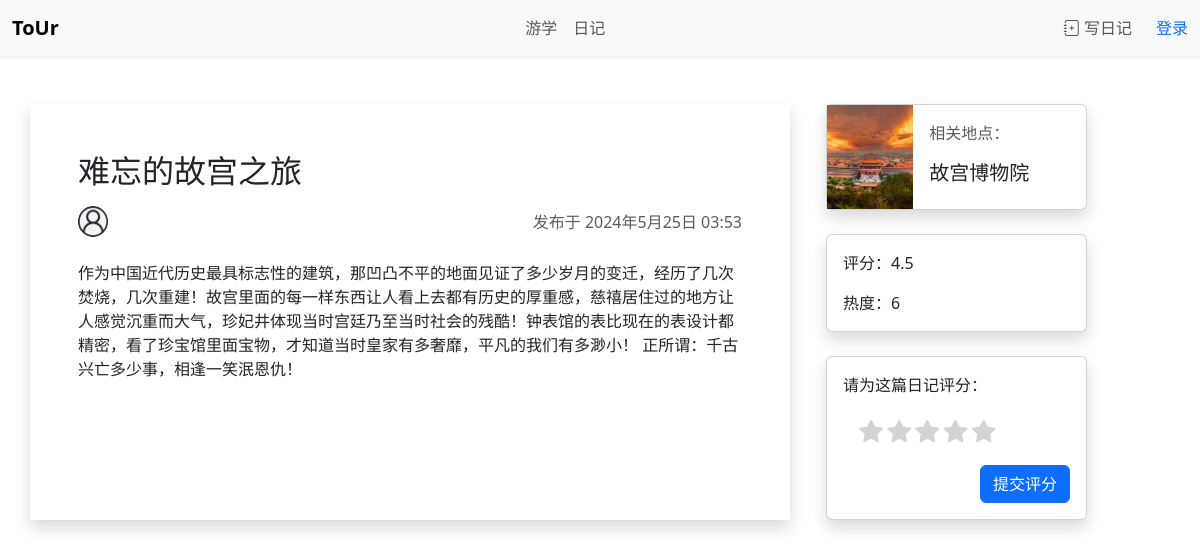
The page /diary/1/ on the database as committed earlier.
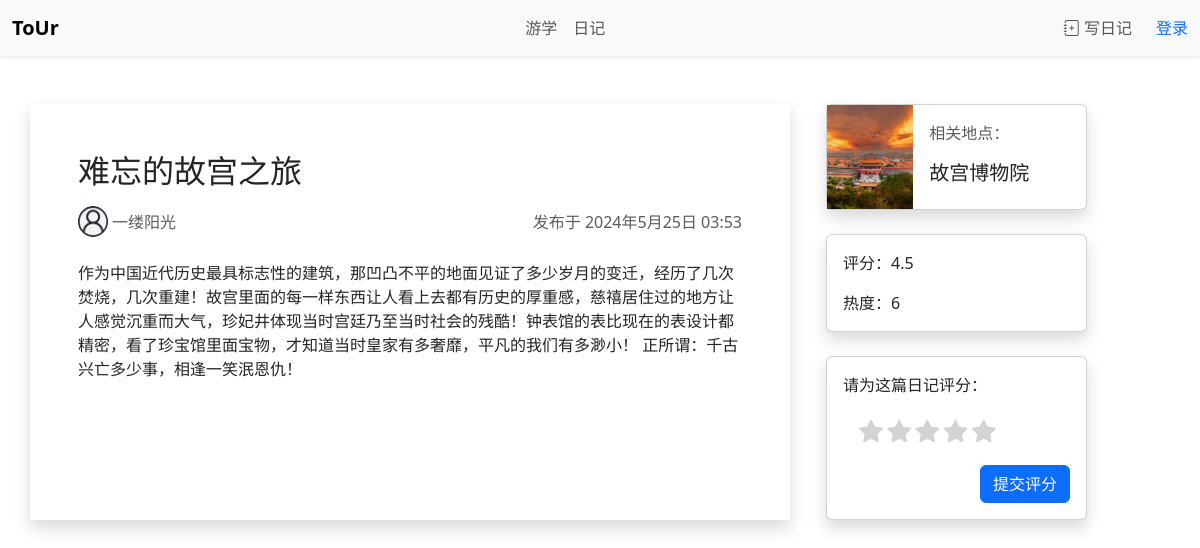
The same page on the database as committed later.
### diary/models.py (models this page shows, shortened)
class Diary(models.Model):
    author = models.ForeignKey(User, on_delete=models.SET_NULL, null=True)
    pub_time = models.DateTimeField(default=timezone.now, blank=True)
    title = models.CharField(max_length=100)
    content = models.TextField()
    popularity = models.IntegerField(default=0, blank=True)
    rating = models.DecimalField(max_digits=2, decimal_places=1, default=0, blank=True, validators=[
            MinValueValidator(0, message="Rating must be at least 0"),
            MaxValueValidator(5, message="Rating cannot be greater than 5"),
        ])
    location = models.ForeignKey(Destination, on_delete=models.PROTECT)

### travel/models.py (models this page shows, shortened)
class Destination(models.Model):
    name = models.CharField(max_length=50, unique=True)
    type = models.CharField(max_length=1, choices={('s', '景区'), ('u','学校')}, default='s')
    province = models.CharField(max_length=15)
    city = models.CharField(max_length=15)
    description = models.TextField(blank=True)
    image = models.ImageField(upload_to=dest_pic_path, blank=True, null=True)
    popularity = models.IntegerField(default=0, blank=True)
    rating = models.DecimalField(max_digits=2, decimal_places=1, default=0, blank=True, validators=[
            MinValueValidator(0, message="Rating must be at least 0"),
            MaxValueValidator(5, message="Rating cannot be greater than 5"),
        ])
    tags = models.ManyToManyField(Category)
    mapjson = models.TextField(default='{}', help_text="请粘贴地图的json文字") # 存储地图的json文件

### account/models.py (models this page shows, shortened)
class CustomUser(AbstractUser):
    interests = models.ManyToManyField(Category)
    avatar = models.ImageField(upload_to=user_avatar_path, blank=True, null=True)

### diary/views.py (the view)
# urls.py: path("<int:diary_id>/", views.detail, name="detail"),
def detail(request, diary_id):
    diary = get_object_or_404(Diary, pk=diary_id)
    default_avatar_url = static("img/default_avatar.jpg")
    context = {
        'diary': diary,
        'default_avatar_url': default_avatar_url,
    }
    return render(request, 'diary/detail.html', context)

### template/diary/detail.html (shortened to what this page needs)
{% extends 'base.html' %}
{% block mainbody %}
<div class="container mt-5">
    <div class="row gap-4">
        <div class="col-md-8 shadow p-5 ">
            <h2>{{ diary.title }}</h2>
            <div class="d-flex align-items-center mb-4 mt-3">
                {% include 'user_avatar.html' with size=30 user=diary.author%}
                <span class="card-text text-muted ms-1">{{ diary.author.username }}</span>
                <span class="card-text text-muted ms-auto">发布于 {{ diary.pub_time }}</span>
            </div>
            <p style="white-space: pre-line;">{{ diary.content }}</p>
        </div>
        <div class="col-md-3">
            <a href="{% url 'travel:detail' diary.location.pk %}"style="color: inherit; text-decoration: none;">
                <div class="card mb-4 shadow ">
                    <div class="row g-0">
                        <div class="col-md-4">
                            {% if diary.location.image %}
                            <img src="{{ diary.location.image.url }}" class="img-fluid" alt="游学地图片" style="height: 100%; width: 100%; object-fit: cover;">
                            {% else %}
                            <img src="https://moreishmarketing.com/app/uploads/2020/09/img_placeholder_1024x768.jpg" class="img-fluid" alt="游学地默认图片" style="height: 100%; width: 100%; object-fit: cover;">
                            {% endif %}
                        </div>
                        <div class="col-md-8">
                            <div class="card-body">
                                <p class="card-text text-muted ">相关地点：</p>
                                <h5 class="card-title">{{ diary.location.name }}</h5>
                            </div>
                        </div>
                    </div>
                </div>
            </a>
            <div class="card shadow mb-4">
                <div class="card-body">
                    <p class="card-text ">评分：{{ diary.rating }}</p>
                    <p class="card-text">热度：{{ diary.popularity }}</p>
                </div>
            </div>
            <div class="card shadow">
                <div class="card-body">
                    <p class="card-title ">请为这篇日记评分：</p>
                    <div id="rating" class="m-3 ">
                        <i class="bi bi-star-fill star" style="color: lightgray; cursor: pointer; font-size: 24px;"></i>
                        <i class="bi bi-star-fill star" style="color: lightgray; cursor: pointer; font-size: 24px;"></i>
                        <i class="bi bi-star-fill star" style="color: lightgray; cursor: pointer; font-size: 24px;"></i>
                        <i class="bi bi-star-fill star" style="color: lightgray; cursor: pointer; font-size: 24px;"></i>
                        <i class="bi bi-star-fill star" style="color: lightgray; cursor: pointer; font-size: 24px;"></i>
                    </div>
                    <div class="d-flex"><button class="btn btn-primary ms-auto" onclick="submitRating()">提交评分</button></div>
                </div>
            </div>
        </div>
    </div>
</div>
{% endblock %}

Rows that differ between the two databases and show on the page:
changed Diary "难忘的故宫之旅": author.username (not shown) → "一缕阳光"
